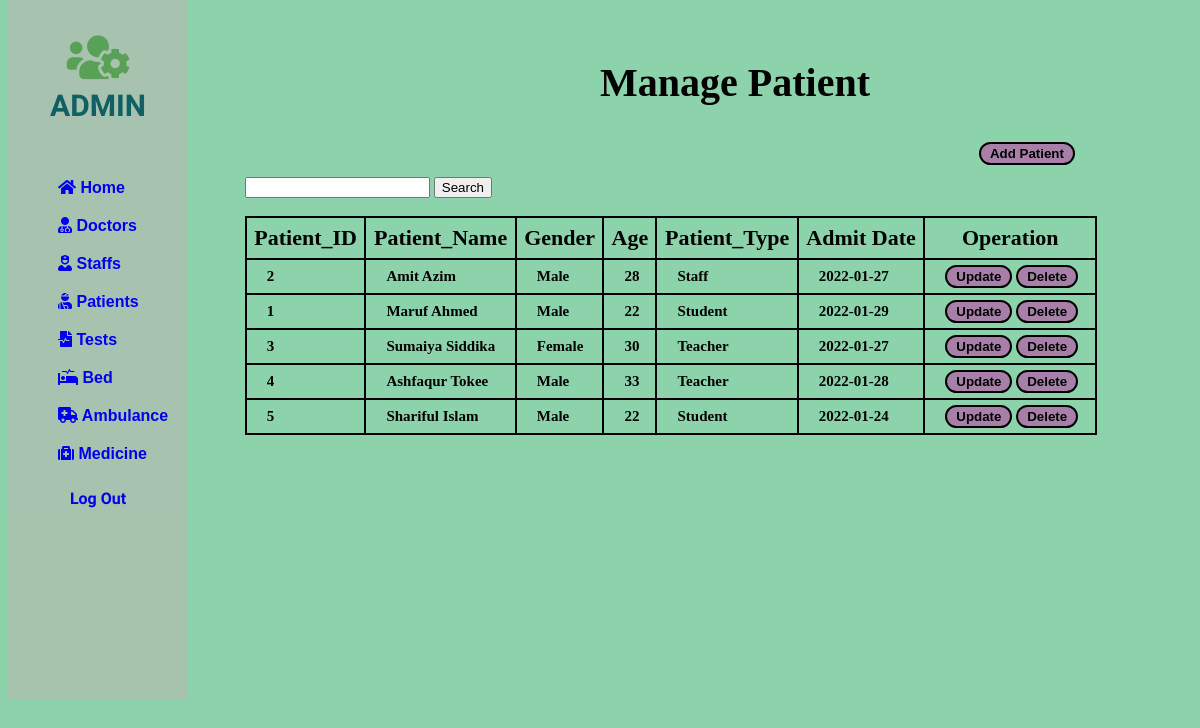
Screenshot of /php/patient/search.php with the database file from the repository.
### tables this page shows
CREATE TABLE IF NOT EXISTS `patient` (
  `P_ID` int(11) NOT NULL,
  `P_Name` varchar(225) NOT NULL,
  `Gender` enum('Male','Female','Others') NOT NULL,
  `Age` int(11) NOT NULL,
  `P_Type` varchar(225) NOT NULL,
  `A_Date` date NOT NULL,
  PRIMARY KEY (`P_ID`),
  UNIQUE KEY `P_ID` (`P_ID`)
);

### php/patient/search.php (the view, shortened to what this page needs)
<!DOCTYPE html>
<html lang="en">
<head>
    <link rel="stylesheet" href="https://use.fontawesome.com/releases/v5.15.4/css/all.css">
</head>
<body>
    <div class="slidebar">
        <header>
            <span>
                <i class="fas fa-users-cog"></i><br>
            </span>
            ADMIN
        </header>
        <ul>
            <li>
                <a href="/php/home.php"><i class="fas fa-home"></i> Home</a>
            </li>
            <li>
                <a href="/php/Doctor/doctor.php"><i class="fas fa-user-md"></i> Doctors</a>
            </li>
            <li>
                <a href="/php/staff/staff.php"><i class="fas fa-user-nurse"></i> Staffs</a>
            </li>
            <li>
                <a href="/php/patient/patient.php"><i class="fas fa-user-injured"></i> Patients</a>
            </li>
            <li>
                <a href="/php/test/test.php"><i class="fas fa-file-medical-alt"></i> Tests</a>
            </li>
            <li>
                <a href="/php/bed/bed.php"><i class="fas fa-procedures"></i> Bed</a>
            </li>
            <li>
                <a href="/php/Ambulence/ambulence.php"><i class="fas fa-ambulance"></i> Ambulance</a>
            </li>
            <li>
                <a href="/php/medicine/medicine.php"><i class="fas fa-medkit"></i> Medicine</a>
            </li>
        </ul>
        <div>
            <a style="text-decoration: none;" href="/php/index.php">
                <div class="logout">
                    Log Out
                </div>
            </a>
        </div>
    </div>
    <div class="container">
        <div class="row">
            <div style="margin-left: 50%; margin-top: 5%;">
                <h2>Manage <b>Patient</b></h2>
            </div>
            <div style="margin-left: 82%; margin-top: 3%;">
                <button><a href="add-patient.php">Add Patient</a></button>
            </div>
        </div>
    </div>
    <div class="card-body">
        <div style="margin-left: 20%; margin-top: 1%;">
          <form method="post" action="search.php">
                <input type="text" name="search" required />
                <input type="submit" value="Search" />
            </form>
            <br>
            <table id="dataTable" width="90%" cellspacing="10">
                <thead>
                    <tr>
                        <th> Patient_ID </th>
                        <th> Patient_Name </th>
                        <th> Gender </th>
                        <th> Age </th>
                        <th> Patient_Type </th>
                        <th> Admit Date </th>
                        <th> Operation </th>
                    </tr>
                </thead>
                <tbody>
                    <?php
                    $search = $_POST['search'];
                    include 'db_conn.php';
                    $sql = "select * from patient where P_ID like '%$search%' OR P_Name like '%$search%' OR Gender like '%$search%' OR Age like '%$search%' OR P_Type like '%$search%' OR A_Date like '%$search%'";
                    $query = mysqli_query($conn, $sql);
                    while ($Patient_data = mysqli_fetch_array($query)) {
                    ?>
                        <tr>
                            <td><b><?php echo $Patient_data['P_ID'];  ?></b></td>
                            <td><?php echo $Patient_data['P_Name'];  ?></td>
                            <td><?php echo $Patient_data['Gender'];  ?></td>
                            <td><?php echo $Patient_data['Age'];  ?></td>
                            <td><?php echo $Patient_data['P_Type'];  ?></td>
                            <td><?php echo $Patient_data['A_Date'];  ?></td>
                            <td style="width: 140px;">
                                <button> <a href="/php/patient/add-patient.php?P_ID=<?php echo $Patient_data['P_ID'];  ?>" class="btn btn-success"><b>Update</b></a></button>
                                <button><a href="/php/patient/Delete.php?P_ID=<?php echo $Patient_data['P_ID']; ?>" class="btn btn-danger"><b>Delete</b></a></button>
                            </td>
                        </tr>
                    <?php
                    }
                    ?>
                </tbody>
            </table>
        </div>
    </div>
</body>
</html>

### php/patient/search.php (style rules this page uses)
body { background: rgba(96, 193, 138, 0.722); }
.slidebar { border: 20px; width: 15%; height: 700px; position: fixed; top: 0px; background-color: rgba(195, 179, 179, 0.493); }
.slidebar header { padding: 30px 10px; text-align: center; font-family: 'Mochiy Pop P One', sans-serif; font-size: 30px; font-weight: bolder; color: rgb(16, 95, 98); }
.slidebar header span { font-size: 50px; color: rgb(89, 161, 87); }
.slidebar ul li { list-style: none; padding: 10px; font-family: 'Lucida Sans', 'Lucida Sans Regular', 'Lucida Grande', 'Lucida Sans Unicode', Geneva, Verdana, sans-serif; font-weight: bolder; }
.slidebar ul li a { text-decoration: none; }
table, th, td { border: 1px solid black; border-collapse: collapse; }
h2 { font-size: 40px; }
table { border: 2px solid black; }
th { padding: 7px; border: 2px solid black; font-size: 22px; }
td { border: 2px solid black; padding: 5px 10px 5px 20px; font-size: 15px; font-weight: bolder; }
button { border: solid 2px black; border-radius: 15px; padding: 2px 6px; background-color: rgb(167, 127, 169); }
button a { text-decoration: none; color: black; font-weight: bolder; padding: 2px 3px; }
.logout { text-align: center; margin-top: 10px; font-family: 'Mochiy Pop P One', sans-serif; font-weight: bolder; }

### rows the page displays
patient: P_ID "2", P_Name "Amit Azim", Gender "Male", Age "28", P_Type "Staff", A_Date "2022-01-27"
patient: P_ID "1", P_Name "Maruf Ahmed", Gender "Male", Age "22", P_Type "Student", A_Date "2022-01-29"
patient: P_ID "3", P_Name "Sumaiya Siddika", Gender "Female", Age "30", P_Type "Teacher", A_Date "2022-01-27"
patient: P_ID "4", P_Name "Ashfaqur Tokee", Gender "Male", Age "33", P_Type "Teacher", A_Date "2022-01-28"
patient: P_ID "5", P_Name "Shariful Islam", Gender "Male", Age "22", P_Type "Student", A_Date "2022-01-24"
